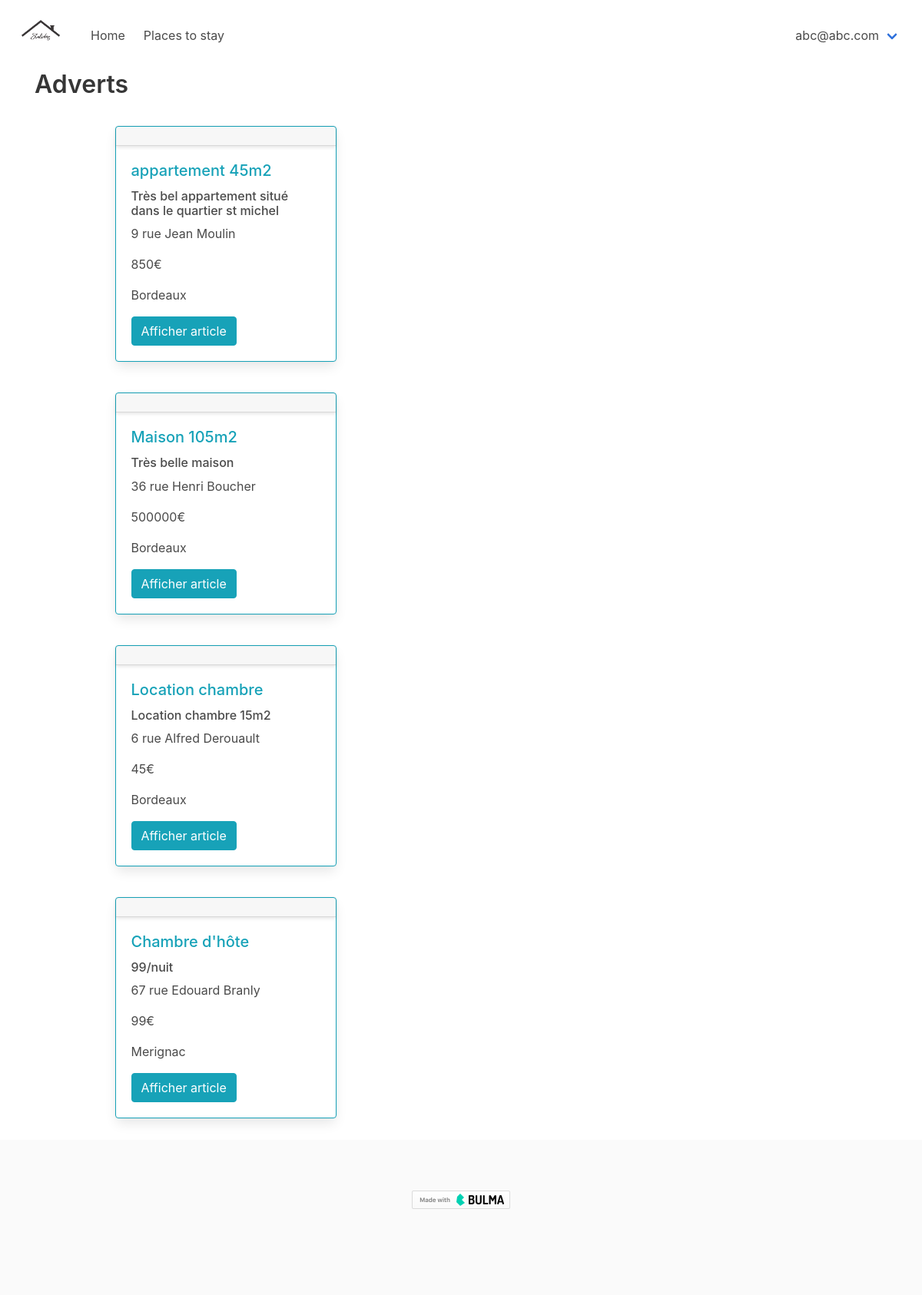
The app's page /adverts.php (signed in) with its own data.
### tables this page shows
CREATE TABLE `adverts` (
  `ad_id` int(11) NOT NULL,
  `title` varchar(255) NOT NULL,
  `description` text NOT NULL,
  `address` varchar(255) NOT NULL,
  `city` varchar(255) NOT NULL,
  `price` int(11) NOT NULL,
  `images` varchar(255) DEFAULT NULL,
  `author` int(11) NOT NULL
);

### includes/functions.php (the view, shortened to what this page needs)
<?php
require 'includes/config.php';
function affichageAdverts()
{
    global $conn;
    $sth = $conn->prepare('SELECT * FROM adverts');
    $sth->execute();
    $adverts = $sth->fetchAll(PDO::FETCH_ASSOC);
    foreach ($adverts as $adverts) {
        ?>
<div class="column is-two-fifths is offset-1">
    <div class="card border-info mb-3" style="max-width: 18rem;">
        <div class="card-header"></div>
        <div class="card-body">
            <h5 class="card-title text-info"><?php echo $adverts['title']; ?>
            </h5>
            <h6 class="card-text"><?php echo $adverts['description']; ?>
            </h6>
            <p class="card-text"><?php echo $adverts['address']; ?>
            </p>
            <p class="card-text"><?php echo $adverts['price']; ?>€</p>
            <p class="card-text"><?php echo $adverts['city']; ?>
            </p>
            <a href="#?id=<?php echo $adverts['id']; ?>"
                class="card-link btn btn-info">Afficher article</a>
        </div>
    </div>
</div>
<?php
    }
}
    $adverts = $sth->fetch(PDO::FETCH_ASSOC); ?>

### records on screen
adverts: title "appartement 45m2", description "Très bel appartement situé dans le quartier st michel", address "9 rue Jean Moulin", price "850", city "Bordeaux"
adverts: title "Maison 105m2", description "Très belle maison", address "36 rue Henri Boucher", price "500000", city "Bordeaux"
adverts: title "Location chambre", description "Location chambre 15m2", address "6 rue Alfred Derouault", price "45", city "Bordeaux"
adverts: title "Chambre d'hôte", description "99/nuit", address "67 rue Edouard Branly", price "99", city "Merignac"

### other values on screen
$_SESSION['email'] "abc@abc.com"
